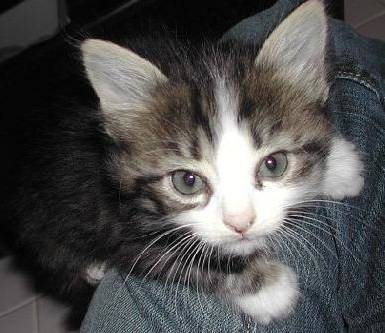
#> input picture week5/class_code/augmentation/imgs/cat.png, 385 x 333 px
$ python color.py
#> lines starting #> are read from the running program, lines starting #| are printed output that depends on the picture
import cv2
import numpy as np

img = cv2.imread('imgs/cat.png')
#> img is the input picture: shape (333, 385, 3); mean B, G, R 78.2, 78.6, 79.3

print('contrast / brightness')
alpha = 1.0
beta = 0.0
while True:
    new_img = (img * alpha + beta)
    new_img = np.clip(new_img, 0, 255).astype(np.uint8)
    cv2.imshow('show', new_img)
    key = cv2.waitKey(1)
#> (key Esc is pressed here)
    if key != -1:
        print(key)
    if key == 97: # left/a
        beta -= 2
    if key == 100: # right/d
        beta += 2
    if key == 115: # down/s
        alpha -= 0.05
    if key == 119: # up/w
        alpha += 0.05
    if key == 27: # esc
        break

print('hue / saturation / value(brightness)')
img_hsv = cv2.cvtColor(img, cv2.COLOR_BGR2HSV)
#> img_hsv: shape (333, 385, 3); mean H, S, V 52.8, 25.6, 82.6
h = 0.0
s = 0.0
v = 0.0
while True:
    new_img_hsv = img_hsv + np.array([h, s, v]).reshape(1, 1, 3)
#> new_img_hsv: shape (333, 385, 3) float64; mean H, S, V 52.8, 25.6, 82.6
    new_img_hsv = np.clip(new_img_hsv, 0, 255).astype(np.uint8)
    new_img = cv2.cvtColor(new_img_hsv, cv2.COLOR_HSV2BGR)
    cv2.imshow('show', new_img)
    if key != -1:
        print(key)
    key = cv2.waitKey(1)
#> (key Esc is pressed here)
    if key == 97: # left
        h -= 5
    if key == 100: # right
        h += 5
    if key == 115: # down
        s -= 5
    if key == 119: # up
        s += 5
    if key == 113: # q
        v -= 5
    if key == 101: # e
        v += 5
    if key == 27: # esc
        break

print('equalization')
b = cv2.equalizeHist(img[..., 0])
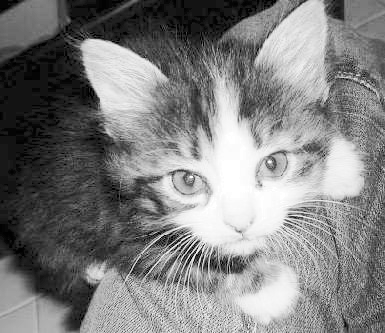
#> b: shape (333, 385); min 0, max 255, mean 128.3
g = cv2.equalizeHist(img[..., 1])
r = cv2.equalizeHist(img[..., 2])
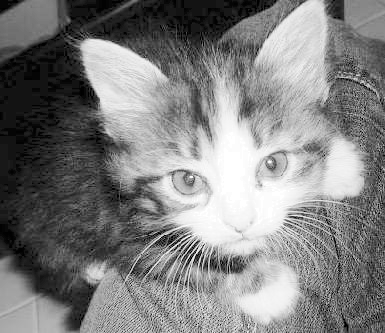
#> r: shape (333, 385); min 0, max 255, mean 128.2
new_img = np.stack([b, g, r], axis=-1)
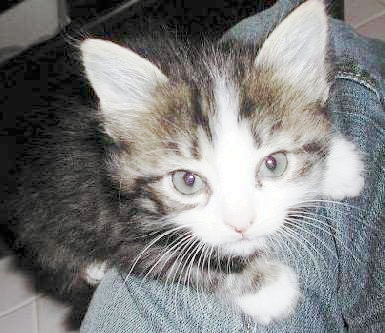
#> new_img: shape (333, 385, 3); mean B, G, R 128.3, 128.3, 128.2
cv2.imshow('show', new_img)
key = cv2.waitKey(0)
#> (key Esc is pressed here)
